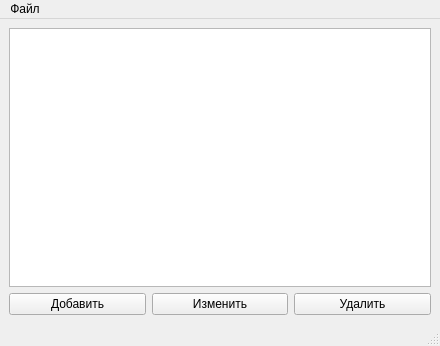
<?xml version="1.0" encoding="UTF-8"?>
<ui version="4.0">
 <class>MainWindow</class>
 <widget class="QMainWindow" name="MainWindow">
  <property name="geometry">
   <rect>
    <x>0</x>
    <y>0</y>
    <width>440</width>
    <height>346</height>
   </rect>
  </property>
  <property name="windowTitle">
   <string>MainWindow</string>
  </property>
  <widget class="QWidget" name="centralwidget">
   <layout class="QVBoxLayout" name="verticalLayout_2">
    <item>
     <layout class="QVBoxLayout" name="verticalLayout">
      <property name="sizeConstraint">
       <enum>QLayout::SetMaximumSize</enum>
      </property>
      <item>
       <widget class="QTableView" name="tableView">
        <property name="maximumSize">
         <size>
          <width>256000</width>
          <height>1870000</height>
         </size>
        </property>
        <property name="layoutDirection">
         <enum>Qt::LeftToRight</enum>
        </property>
        <property name="sizeAdjustPolicy">
         <enum>QAbstractScrollArea::AdjustIgnored</enum>
        </property>
        <property name="editTriggers">
         <set>QAbstractItemView::NoEditTriggers</set>
        </property>
       </widget>
      </item>
      <item>
       <layout class="QHBoxLayout" name="horizontalLayout">
        <item>
         <widget class="QPushButton" name="addButton">
          <property name="text">
           <string>Добавить</string>
          </property>
         </widget>
        </item>
        <item>
         <widget class="QPushButton" name="editButton">
          <property name="text">
           <string>Изменить</string>
          </property>
         </widget>
        </item>
        <item>
         <widget class="QPushButton" name="deleteButton">
          <property name="text">
           <string>Удалить</string>
          </property>
         </widget>
        </item>
       </layout>
      </item>
     </layout>
    </item>
   </layout>
  </widget>
  <widget class="QMenuBar" name="menubar">
   <property name="geometry">
    <rect>
     <x>0</x>
     <y>0</y>
     <width>440</width>
     <height>21</height>
    </rect>
   </property>
   <widget class="QMenu" name="menu">
    <property name="title">
     <string>Файл</string>
    </property>
    <addaction name="menu_open"/>
    <addaction name="menu_save"/>
    <addaction name="menu_saveas"/>
    <addaction name="separator"/>
    <addaction name="menu_exit"/>
   </widget>
   <addaction name="menu"/>
  </widget>
  <widget class="QStatusBar" name="statusbar"/>
  <action name="menu_open">
   <property name="text">
    <string>Открыть файл...</string>
   </property>
   <property name="shortcut">
    <string>Ctrl+O</string>
   </property>
  </action>
  <action name="menu_save">
   <property name="text">
    <string>Сохранить...</string>
   </property>
   <property name="shortcut">
    <string>Ctrl+S</string>
   </property>
  </action>
  <action name="menu_saveas">
   <property name="text">
    <string>Сохранить как...</string>
   </property>
   <property name="shortcut">
    <string>Ctrl+Shift+S</string>
   </property>
  </action>
  <action name="menu_exit">
   <property name="text">
    <string>Выход</string>
   </property>
   <property name="shortcut">
    <string>Ctrl+Q</string>
   </property>
  </action>
 </widget>
 <resources/>
 <connections/>
</ui>
